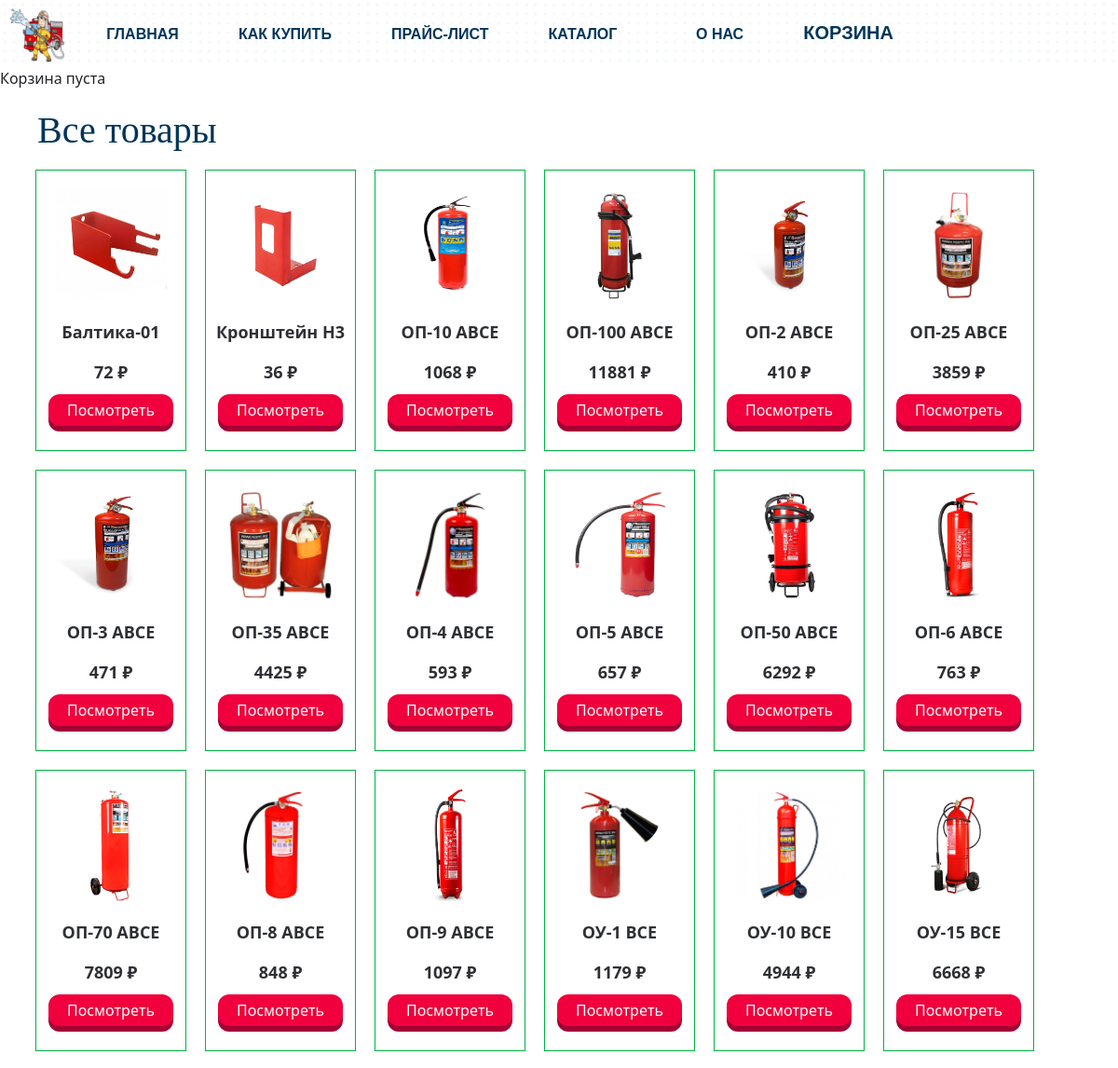
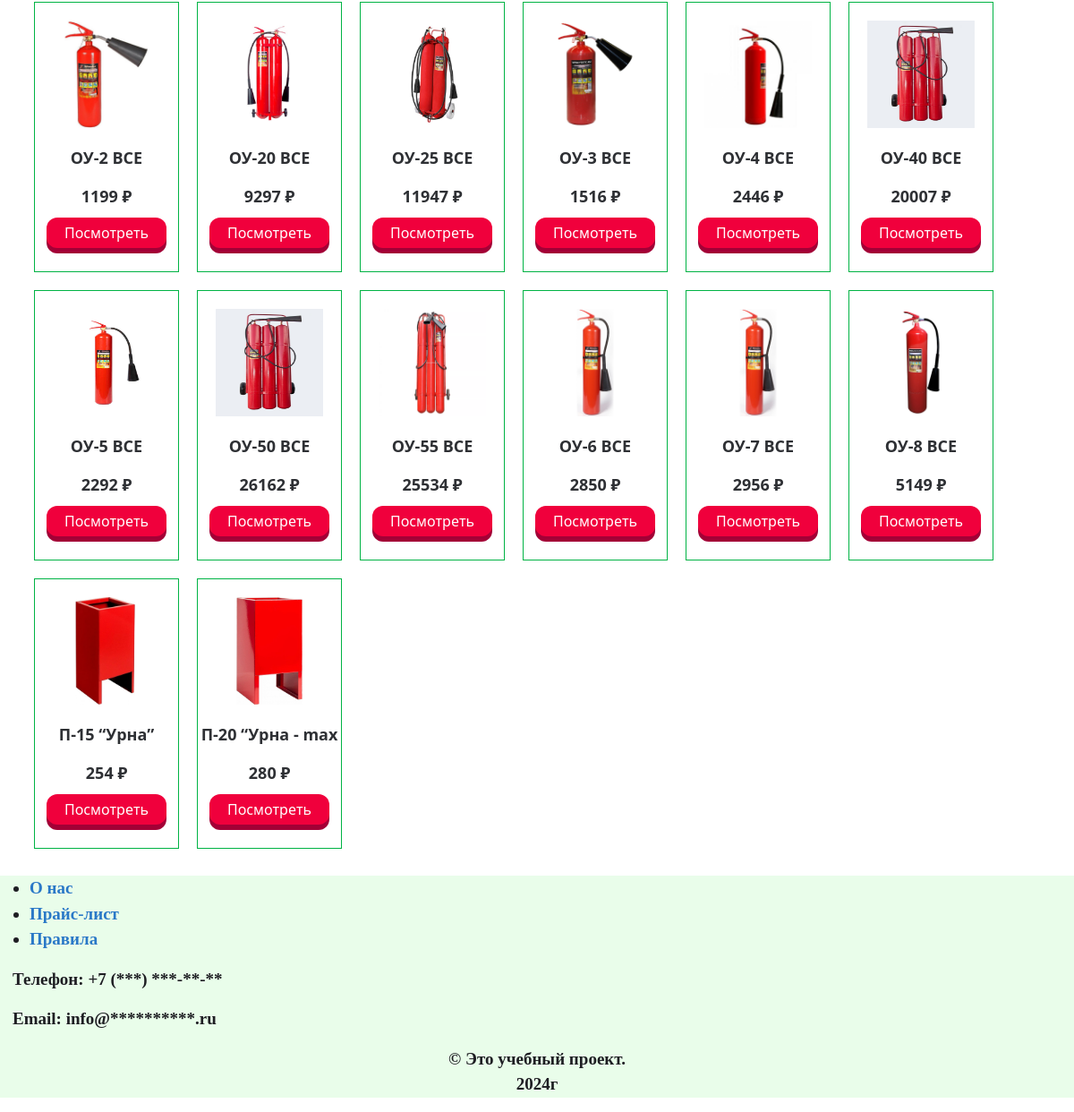
The page / on the database its author committed (2 pictures, top to bottom).
### shop/models.py (models this page shows, shortened)
class Product(models.Model):
    name = models.CharField(max_length=100, verbose_name='Наименование')  # наименование
    product_code = models.IntegerField(default=0, verbose_name='Код товара')  # код товара
    price = models.DecimalField(max_digits=7, decimal_places=0, verbose_name='Цена')  # цена
    image = models.ImageField(upload_to='product_img', verbose_name='Фото')  # адреса картинок
    description = models.TextField(blank=True, verbose_name='Описание')  # описание
    created_at = models.DateTimeField(auto_now_add=True, verbose_name='Создание товара')  # создание товара
    updated_at = models.DateTimeField(auto_now=True, verbose_name='Изменение товара')  # изменение товара (описания или изменение цены)
    available = models.BooleanField(default=True, verbose_name='Наличие товара')  # товар доступен или нет
    slug = models.SlugField(max_length=100, unique=True, verbose_name='URL-товара')  # для ссылок поисковых машин
    category = models.ForeignKey(
        Category,
        on_delete=models.CASCADE,
        verbose_name='Категория товара'
    )
    construction = models.ForeignKey(
        ProductConstruction,
        on_delete=models.CASCADE,
        blank=True,
        null=True,
        verbose_name='Конструкция товара'
    )
    fire_class = models.ForeignKey(
        ProductFireclass,
        on_delete=models.CASCADE,
        null=True,
        blank=True,
        verbose_name='Класс пожара'
    )
    usage = models.ForeignKey(
        ProductUsage,
        on_delete=models.CASCADE,
        verbose_name='Применение товара'
    )
    rang_model_hearth = models.ForeignKey(
        ProductRangModelHearth,
        on_delete=models.CASCADE,
        null=True,
        blank=True,
        verbose_name='Модельный очаг пожара'
    )
    product_type = models.ForeignKey(
        ProductType,
        on_delete=models.CASCADE,
        verbose_name='Тип товара'
    )
    class Meta:
        ordering = ['name']
        verbose_name = 'Товара'
        verbose_name_plural = 'Все товары'
    def get_absolute_url(self):
        return reverse(
            'shop:product_detail',
            args=[self.id, self.slug]
        )

### shop/views.py (the view)
# urls.py: path('', views.product_list, name='product_list'),
def product_list(request, category_slug=None):
    category = None
    categories = Category.objects.all()
    products = Product.objects.filter(available=True)
    if category_slug:
        category = get_object_or_404(Category, slug=category_slug)
        products = products.filter(category=category)
    return render(
        request,
        'shop/product/list.html',
        {
            'category': category,
            'categories': categories,
            'products': products
        }
    )

### cart/cart.py (called while the page is built)
    def __len__(self):
        return sum(item['quantity'] for item in self.cart.values())

### cart/context_processors.py (called while the page is built)
def cart(request):
    return {'cart': Cart(request)}

### shop/models.py (called while the page is built)
    def get_absolute_url(self):
        return reverse(
            'shop:product_list_by_category',
            args=[self.slug]
        )

### shop/templates/shop/product/list.html (shortened to what this page needs)
{% extends "shop/base.html" %}
{% load static %}
{% block content %}
  <div class="content">
    <div id="main" class="product-list">
      <h1>{% if category %}{{ category.name }}{% else %}Все товары{% endif %}</h1>
    </div>
    <div class="gallery">
      {% for product in products %}
        <div style="border: 1px #00B344 solid; margin:10px 10px;">
          <a href="{{ product.image.url }}">
            <img src="{% if product.image %}{{ product.image.url }}{% else %}{% static "images/no_image.png" %}{% endif %}" alt="{{ product.name }}">
          </a>
          <div class="item">
            <p href="">{{ product.name }}</p>
            <p>{{ product.price }} ₽</p>
            <a href="{{ product.get_absolute_url }}"><button class="pushable">
              <span class="front">Посмотреть</span>
            </button></a>
          </div>
        </div>
        {% endfor %}
    </div>
  </div>
{% endblock %}

### shop/templates/shop/base.html (shortened to what this page needs)
{% load static %}
<!DOCTYPE html>
<html lang="ru">
<head>
  <link href="{% static "css/style_base.css" %}" rel="stylesheet">
  <link href="{% static "css/style_product_detail.css" %}" rel="stylesheet">
  <link href="{% static "css/style_product_list.css" %}" rel="stylesheet">
  <link href="{% static "css/style_cart_detail.css" %}" rel="stylesheet">
  <link href="https://cdn.jsdelivr.net/npm/bootstrap@5.3.3/dist/css/bootstrap.min.css" rel="stylesheet">
</head>
<body>
  <header>
    <nav>
      <div class="three">
        <ul class="top_menu">
          <li><img class="favicon" src="/static/images/favicon.png"></li>
          <li><a href="{% url 'shop:home' %}">Главная</a></li>
          <li><a href="{% url 'shop:how_buy' %}">Как купить</a></li>
          <li><a href="{% url 'shop:price_list' %}">Прайс-лист</a></li>
          <li><a class="down">Каталог</a>
          </li>
          <li><a href="{% url 'shop:about' %}">О нас</a></li>
          <li><a class="cart_base" href="{% url 'cart:cart_detail' %}">Корзина</a></li>
        </ul>
      </div>
    </nav>
  </header>
  <div class="subheader">
    <div class="cart_info">
      {% with total_items=cart|length  %}
        {% if total_items > 0 %}
          <a href="{% url "cart:cart_detail" %}">
            {{ total_items }} товара
          </a>
          {% else %}
          Корзина пуста
        {% endif %}
      {% endwith %}
    </div>
  </div>
  <div class="content">
    {% block content %}
    {% endblock %}
  </div>
  <footer>
    <div>
      <ul class="about">
        <li><a href="{% url 'shop:about' %}">О нас</a></li>
        <li><a href="{% url 'shop:price_list' %}">Прайс-лист</a></li>
        <li><a href="#">Правила</a></li>
      </ul>
      <p style="margin-left: 14px">Телефон: +7 (***) ***-**-**</p>
      <p style="margin-left: 14px">Email: info@**********.ru</p>
      <p style="text-align:center;">© Это учебный проект. <br>2024г</p>
    </div>
  </footer>
</body>
</html>

### shop/static/css/style_base.css (style rules this page uses)
.favicon { width: 60px; height: 60px; margin-right: 10px; margin-left: 10px; }
* { box-sizing: border-box; }
header { background: radial-gradient(#BFD6E2 1px, rgba(255,255,255,0) 2px); background-size: 10px 10px; margin: 0; }
nav ul { list-style: none; margin: 0; padding: 0; }
nav a { display: block; text-decoration: none; outline: none; transition: .4s ease-in-out; }
.top_menu { backface-visibility: hidden; background: rgba(255,255,255,.8); }
.top_menu > li { display: inline-block; position: relative; }
.top_menu > li > a { font-family: 'Exo 2', sans-serif; height: 70px; line-height: 70px; padding: 0 30px; font-weight: bold; color: #003559; text-transform: uppercase; }
.down:after { content: "\f107"; margin-left: 8px; font-family: 'Times New Roman', serif;; }
.cart_base { font-size: 20px; color: #000; text-decoration: none; }
footer { right: 0; bottom: 0; width: 100%; font-size: 19px; font-weight: bold; color: #1e1e23; margin-top: 20px; background-color: #e9fdea; font-family: "Times New Roman", serif; }
.about { text-align: left; margin-left: 1px; }

### shop/static/css/style_product_detail.css (style rules this page uses)
a:link { text-decoration: none; color: #2a78c7; }

### shop/static/css/style_product_list.css (style rules this page uses)
.content { margin-left: 20px; color: #003559; }
.product-list { margin-top: 20px; font-size: 10px; font-family: 'Calibri', serif; }
.gallery { display: flex; flex-wrap: wrap; width: 100vw; transform: translateX(-1%); }
.gallery img { width: 120px; height: 120px; margin: 20px; }
.item { color: #2e3034; text-align: center; font-size: 18px; font-weight: 700; }
.pushable { background: hsl(340deg 100% 32%); border-radius: 12px; border: none; padding: 0; cursor: pointer; outline-offset: 4px; margin-bottom: 20px; }
.front { display: block; padding: 5px 20px; border-radius: 12px; font-size: 1rem; background: hsl(345deg 100% 47%); color: white; transform: translateY(-6px); }

### rows shown on the page
Product: image (picture), name "Балтика-01", price "72"
Product: image (picture), name "Кронштейн H3", price "36"
Product: image (picture), name "ОП-10 АВСЕ", price "1068"
Product: image (picture), name "ОП-100 АВСЕ", price "11881"
Product: image (picture), name "ОП-2 АВСЕ", price "410"
Product: image (picture), name "ОП-25 АВСЕ", price "3859"
Product: image (picture), name "ОП-3 АВСЕ", price "471"
Product: image (picture), name "ОП-35 АВСЕ", price "4425"
Product: image (picture), name "ОП-4 АВСЕ", price "593"
Product: image (picture), name "ОП-5 АВСЕ", price "657"
Product: image (picture), name "ОП-50 АВСЕ", price "6292"
Product: image (picture), name "ОП-6 АВСЕ", price "763"
Product: image (picture), name "ОП-70 АВСЕ", price "7809"
Product: image (picture), name "ОП-8 АВСЕ", price "848"
Product: image (picture), name "ОП-9 АВСЕ", price "1097"
Product: image (picture), name "ОУ-1 BCE", price "1179"
Product: image (picture), name "ОУ-10 BCE", price "4944"
Product: image (picture), name "ОУ-15 BCE", price "6668"
Product: image (picture), name "ОУ-2 BCE", price "1199"
Product: image (picture), name "ОУ-20 BCE", price "9297"
Product: image (picture), name "ОУ-25 BCE", price "11947"
Product: image (picture), name "ОУ-3 BCE", price "1516"
Product: image (picture), name "ОУ-4 BCE", price "2446"
Product: image (picture), name "ОУ-40 BCE", price "20007"
Product: image (picture), name "ОУ-5 BCE", price "2292"
Product: image (picture), name "ОУ-50 BCE", price "26162"
Product: image (picture), name "ОУ-55 BCE", price "25534"
Product: image (picture), name "ОУ-6 BCE", price "2850"
Product: image (picture), name "ОУ-7 BCE", price "2956"
Product: image (picture), name "ОУ-8 BCE", price "5149"
Product: image (picture), name "П-15 “Урна”", price "254"
Product: image (picture), name "П-20 “Урна - max", price "280"
